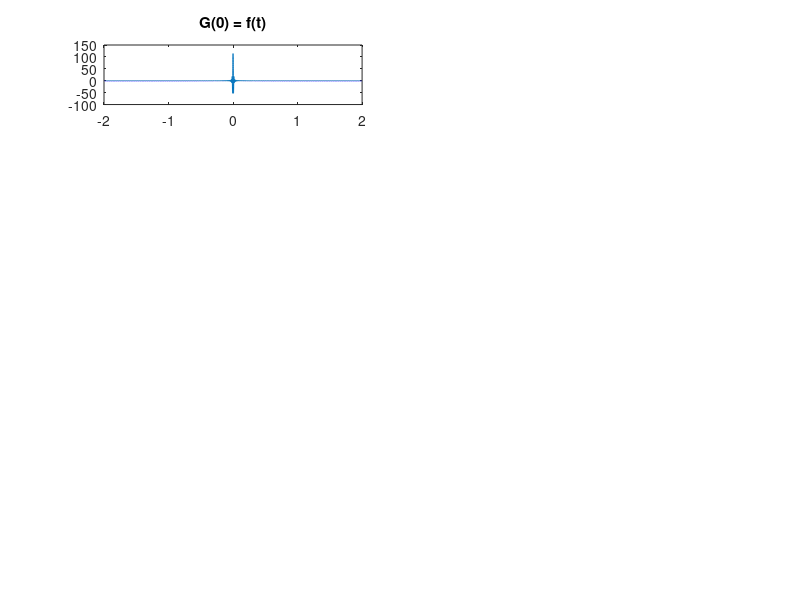

Write the MATLAB code that produced this figure. (Note: this script raises an error after producing the figure.)
function [] = test()
    load('fonction5.mat');
    load('signal1.mat');
    load('signal2.mat');
    
    f = 4;
    x0 = @(x) f;
    x1 = @(x) cos(2*pi*f*x);
    x2 = @(x) sin(2*pi*f*x);
    x3 = @(x) exp(1i*2*pi*f*x);
    x4 = @(x) rect(x);
    T0 = 0.1;
    x6 = @(x) x4(mod(x+T0/2,T0)-T0/2);
    
    A=-2;
    B=2;
    N=16384;
    
    temps = zeros(N,1);
    frequence = zeros(N,1);
    
    for n=1:N
        temps(n) = (n-1)*(B-A)/N + A;
        frequence(n) = -2*N/(B-A) + n;
    end   
    
    
    % ECHANTILLONAGE
%     echantillon=echantillonage(x6,A,B,N);
%     plot(temps,echantillon);
%     title('S = f(t)');
    
    %  SPECTRE EN FREQUENCE
%     echantillonSpectre=echantillonage(x4,A,B,N);
%     subplot(2,1,1);
%     plot(temps,echantillonSpectre);
%     title('S = f(t)');
%     
%     spectre = spectreEnFrequence(x4,A,B,N);
%     subplot(2,1,2);
%     plot(frequence,spectre);
%     title('spectre S en frequence');
    
    %INVERSE DE FOURIER
%     echantillonFourrier=echantillonage(x6,A,B,N);
%     subplot(3,1,1)
%     plot(temps,echantillonFourrier);
%     title('S = f(t)');
%     
%     spectreFourier = spectreEnFrequence(x6,A,B,N);
%     subplot(3,1,2)
%     plot(frequence,spectreFourier);
%     title('spectre S en frequence');
%     
%     resultatInvFourier = real(tfourinv(spectreFourier'));
%     subplot(3,1,3)
%     plot(temps,resultatInvFourier)
%     title('S = invFourier(spectre S en frequence)');
     
%     % MODULATION
%       S1 = real(s1);
%       S2 = real(s2);
%     
%       subplot(3,2,1);
%       plot(temps,S1);
%       title('S1 = f(t)');
%       spectreS1=spectreEnFrequenceDejaEchantillone(S1);
%       subplot(3,2,2);
%       plot(frequence,spectreS1);
%       title('spectre S1 en frequence');
%      
%       subplot(3,2,3);
%       plot(temps,S2);
%       title('S2 = f(t)');
%       spectreS2=spectreEnFrequenceDejaEchantillone(S2);
%       subplot(3,2,4);
%       plot(frequence,spectreS2);
%       title('spectre S2 en frequence');
%       
%       f1 = 1000;
%       f2 = 300;
%       c = modulation(N,temps,S1,f1,S2,f2);
%      
%       subplot(3,2,5);
%       plot(temps,c);
%       title('SModule = f(t)');
%       spectreC=spectreEnFrequenceDejaEchantillone(c);
%       subplot(3,2,6);
%       plot(frequence,spectreC);
%       title('spectre SModule en frequence');
     
% %     DEMODULATION
%       S1 = real(s1);
%       S2 = real(s2);
%     
%       subplot(5,2,1);
%       plot(temps,S1);
%       title('S1 = f(t)');
%       spectreS1=spectreEnFrequenceDejaEchantillone(S1);
%       subplot(5,2,2);
%       plot(frequence,spectreS1);
%       title('spectre S1 en frequence');
%      
%       subplot(5,2,3);
%       plot(temps,S2);
%       title('S2 = f(t)');
%       spectreS2=spectreEnFrequenceDejaEchantillone(S2);
%       subplot(5,2,4);
%       plot(frequence,spectreS2);
%       title('spectre S2 en frequence');
%       
%       f1 = 1000;
%       f2 = 200;
%       c = modulation(N,temps,S1,f1,S2,f2);
%      
%       subplot(5,2,5);
%       plot(temps,c);
%       title('SModule = f(t)');
%       spectreC=spectreEnFrequenceDejaEchantillone(c);
%       subplot(5,2,6);
%       plot(frequence,spectreC);
%       title('spectre SModule en frequence');
%     
%       c = modulation(N,temps,S1,f1,S2,f2);
%       f=f1;
%     
%       d = deModulation(N,temps,c,f);
%       
%       subplot(5,2,7);
%       plot(temps,d);
%       title('SDemodule = f(t)');
%       spectreD=spectreEnFrequenceDejaEchantillone(d);
%       subplot(5,2,8);
%       plot(frequence,spectreD);
%       title('spectre SDemodule en frequence');
%       
%       spectreF = filtre(N,frequence,spectreD);
%       subplot(5,2,10);
%       plot(frequence,spectreF);
%       title('spectre SDemoduleFiltre en frequence');
%     
%       SDemoduleFiltre = real(tfourinv(spectreF));
%       subplot(5,2,9)
%       plot(temps,SDemoduleFiltre)
%       title('S = invFourier(spectre SDemoduleFiltre en frequence)');
      
    % ALIASING
      S = real(s1);
      
      for i=0:4
        G(N,i*1000,S,temps,frequence,i);
      end
end

function [] = G(N,f,S,temps,frequence,position)
      G = zeros(1,N);
      for i=1:N
          G(i) = S(i)*cos(2*pi*f*temps(i));
      end
      subplot(5,2,2*position+1);
      plot(temps,G);
      title(strcat('G(',int2str(f),') = f(t)'));
      spectreG=spectreEnFrequenceDejaEchantillone(G);
      subplot(5,2,2*position+2);
      plot(frequence,spectreG);
      title(strcat('spectre G(',int2str(f),') en frequence'));
end

function [y] = rect(x)
    if(abs(x)<=0.02)
        y = 1;
    else
        y = 0;
    end
end

function [e] = echantillon (x,A,B,N)
    T=(B-A)/N;
    
    e = zeros(N,1);
    temps = zeros(N,1);
    frequence = zeros(N,1);
    
    for n=1:N
        temps(n) = (n-1)*T + A;
        frequence(n) = 1/temps(n);
        e(n) = x((n-1)*T+A);
    end
end

function [spectre] = spectreEnFrequence (x,A,B,N)
    ech = echantillon (x,A,B,N);
    four = real(tfour(ech'));
    spectre = four';
end

function [c] = modulation (N,temps,s1,f1,s2,f2)
     c = zeros(1,N);
     for i=1:N
         c(i) = s1(i)*cos(2*pi*f1*temps(i)) + s2(i)*cos(2*pi*f2*temps(i));
     end
end

function [d] = deModulation (N,temps,c,f)
     d = zeros(1,N);
     for i=1:N
         d(i) = c(i)*cos(2*pi*f*temps(i));
     end
end

function [f] = filtre(N,frequence,d)
     LIMITE = 500;
     f = zeros(1,N);
     for i=1:N
         if(abs(frequence(i))<LIMITE)
             f(i) = 2*d(i);
         end
     end
end

function [spectre] = spectreEnFrequenceDejaEchantillone (x)
    four = real(tfour(x));
    spectre = four';
end